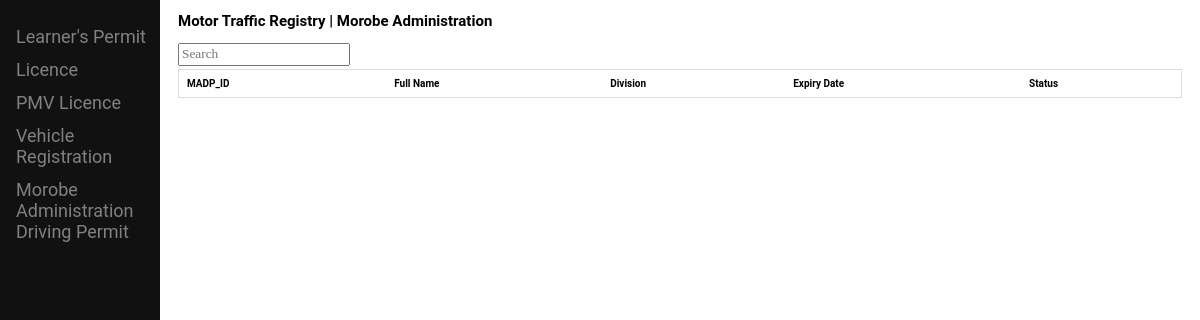
/madp/, run on an earlier commit of the app's database.
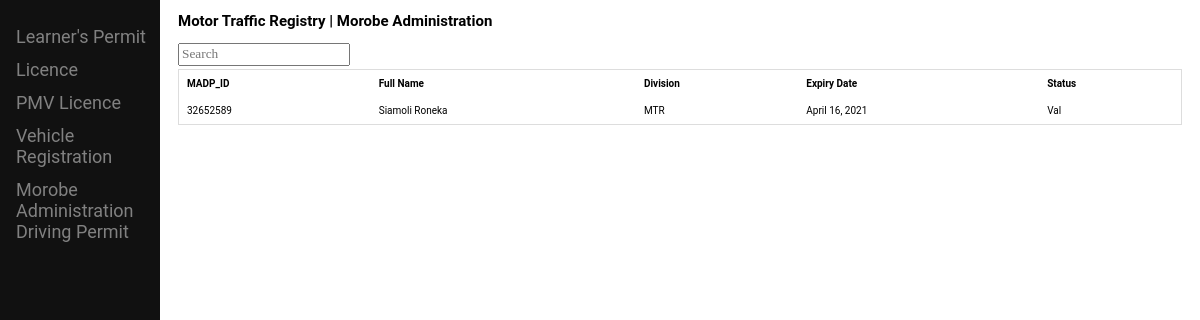
And on a later commit of the database.
### madp/models.py (models this page shows)
class MorobeAdministrationDrivingPermit(models.Model):
    db_id = models.CharField(max_length=20, default=generate_db_id)
    madp_id = models.CharField(max_length=20, default=generate_id)
    name = models.CharField(max_length=255)
    division = models.CharField(max_length=255,
                                choices=[('PAO', "PA'S OFFICE"), ("MTR", 'MOTOTR TRAFFIC REGISTRY'),
                                         ('LFS', 'LAE FIRE STATION')])
    expiry_date = models.DateField()
    status = models.CharField(max_length=20, choices=[('Exp', 'Expired'), ('Val', 'Valid'), ('Sup', 'Suspended')])
    date_updated = models.DateTimeField(auto_now=True)
    officer = models.CharField(max_length=20)
    def __str__(self):
        return f'{self.madp_id} {self.name}'

### madp/views.py (the view)
# urls.py: path('', views.index),
def index(request):
    madp = MorobeAdministrationDrivingPermit.objects.all()
    print(madp)
    return render(request, 'madp/index.html', {'madp': madp})

### madp/templates/madp/index.html (shortened to what this page needs)
{%extends 'base/base.html'%}
{% block content %}
<body>
<section class="container">
  <h2>Motor Traffic Registry | Morobe Administration</h2>
  <input type="search" class="light-table-filter" data-table="order-table" placeholder="Search" style="padding-bottom: 2px;font-family: 'verdana';margin-bottom: 3px;">
  <table class="order-table table">
    <thead>
      <tr>
        <th>MADP_ID</th>
        <th>Full Name</th>
        <th>Division</th>
        <th>Expiry Date</th>
        <th>Status</th>
      </tr>
    </thead>
    <tbody>
      {% for dp in madp%}
      <tr>
        <td>{{dp.madp_id}}</td>
        <td>{{dp.name}}</td>
        <td>{{dp.division}}</td>
        <td>{{dp.expiry_date}}</td>
        <td>{{dp.status}}</td>
      </tr>
      {% endfor %}
    </tbody>
  </table>
</section>
</div>
{% endblock %}

What changed in the data, as far as the page shows it:
added MorobeAdministrationDrivingPermit: madp_id "32652589", name "Siamoli Roneka", division "MTR", expiry_date "April 16, 2021", status "Val"
